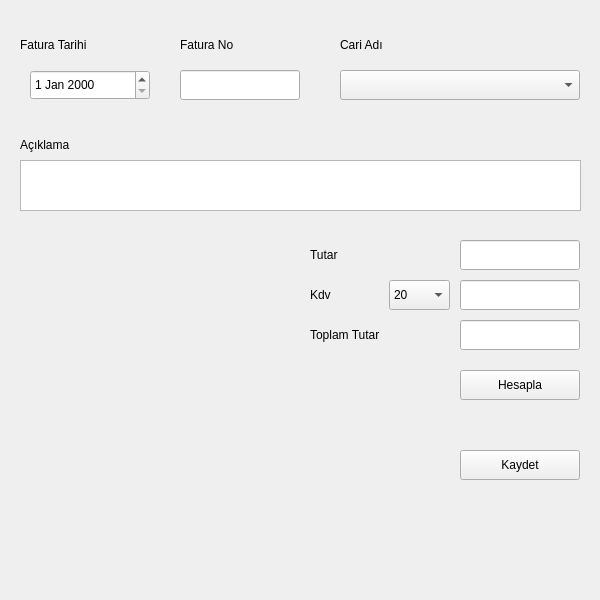
<?xml version="1.0" encoding="UTF-8"?>
<ui version="4.0">
 <class>Form</class>
 <widget class="QWidget" name="Form">
  <property name="geometry">
   <rect>
    <x>0</x>
    <y>0</y>
    <width>600</width>
    <height>600</height>
   </rect>
  </property>
  <property name="windowTitle">
   <string>Form</string>
  </property>
  <widget class="QLabel" name="label">
   <property name="geometry">
    <rect>
     <x>20</x>
     <y>30</y>
     <width>120</width>
     <height>30</height>
    </rect>
   </property>
   <property name="sizePolicy">
    <sizepolicy hsizetype="Preferred" vsizetype="Preferred">
     <horstretch>0</horstretch>
     <verstretch>0</verstretch>
    </sizepolicy>
   </property>
   <property name="text">
    <string>Fatura Tarihi</string>
   </property>
   <property name="alignment">
    <set>Qt::AlignLeading|Qt::AlignLeft|Qt::AlignVCenter</set>
   </property>
  </widget>
  <widget class="QLineEdit" name="lineEditFaturaNo">
   <property name="geometry">
    <rect>
     <x>180</x>
     <y>70</y>
     <width>120</width>
     <height>30</height>
    </rect>
   </property>
  </widget>
  <widget class="QLabel" name="label_2">
   <property name="geometry">
    <rect>
     <x>180</x>
     <y>30</y>
     <width>120</width>
     <height>30</height>
    </rect>
   </property>
   <property name="sizePolicy">
    <sizepolicy hsizetype="Preferred" vsizetype="Preferred">
     <horstretch>0</horstretch>
     <verstretch>0</verstretch>
    </sizepolicy>
   </property>
   <property name="text">
    <string>Fatura No</string>
   </property>
   <property name="alignment">
    <set>Qt::AlignLeading|Qt::AlignLeft|Qt::AlignVCenter</set>
   </property>
  </widget>
  <widget class="QLabel" name="label_3">
   <property name="geometry">
    <rect>
     <x>340</x>
     <y>30</y>
     <width>120</width>
     <height>30</height>
    </rect>
   </property>
   <property name="sizePolicy">
    <sizepolicy hsizetype="Preferred" vsizetype="Preferred">
     <horstretch>0</horstretch>
     <verstretch>0</verstretch>
    </sizepolicy>
   </property>
   <property name="text">
    <string>Cari Adı</string>
   </property>
   <property name="alignment">
    <set>Qt::AlignLeading|Qt::AlignLeft|Qt::AlignVCenter</set>
   </property>
  </widget>
  <widget class="QComboBox" name="comboBox">
   <property name="geometry">
    <rect>
     <x>340</x>
     <y>70</y>
     <width>240</width>
     <height>30</height>
    </rect>
   </property>
  </widget>
  <widget class="QLabel" name="label_4">
   <property name="geometry">
    <rect>
     <x>20</x>
     <y>130</y>
     <width>120</width>
     <height>30</height>
    </rect>
   </property>
   <property name="sizePolicy">
    <sizepolicy hsizetype="Preferred" vsizetype="Preferred">
     <horstretch>0</horstretch>
     <verstretch>0</verstretch>
    </sizepolicy>
   </property>
   <property name="text">
    <string>Açıklama</string>
   </property>
   <property name="alignment">
    <set>Qt::AlignLeading|Qt::AlignLeft|Qt::AlignVCenter</set>
   </property>
  </widget>
  <widget class="QTextEdit" name="textEdit">
   <property name="geometry">
    <rect>
     <x>20</x>
     <y>160</y>
     <width>561</width>
     <height>51</height>
    </rect>
   </property>
  </widget>
  <widget class="QLineEdit" name="lineEditFaturaNo_2">
   <property name="geometry">
    <rect>
     <x>460</x>
     <y>240</y>
     <width>120</width>
     <height>30</height>
    </rect>
   </property>
  </widget>
  <widget class="QLabel" name="label_5">
   <property name="geometry">
    <rect>
     <x>310</x>
     <y>240</y>
     <width>120</width>
     <height>30</height>
    </rect>
   </property>
   <property name="sizePolicy">
    <sizepolicy hsizetype="Preferred" vsizetype="Preferred">
     <horstretch>0</horstretch>
     <verstretch>0</verstretch>
    </sizepolicy>
   </property>
   <property name="text">
    <string>Tutar</string>
   </property>
   <property name="alignment">
    <set>Qt::AlignLeading|Qt::AlignLeft|Qt::AlignVCenter</set>
   </property>
  </widget>
  <widget class="QLineEdit" name="lineEditFaturaNo_3">
   <property name="geometry">
    <rect>
     <x>460</x>
     <y>280</y>
     <width>120</width>
     <height>30</height>
    </rect>
   </property>
  </widget>
  <widget class="QLabel" name="label_6">
   <property name="geometry">
    <rect>
     <x>310</x>
     <y>280</y>
     <width>71</width>
     <height>30</height>
    </rect>
   </property>
   <property name="sizePolicy">
    <sizepolicy hsizetype="Preferred" vsizetype="Preferred">
     <horstretch>0</horstretch>
     <verstretch>0</verstretch>
    </sizepolicy>
   </property>
   <property name="text">
    <string>Kdv</string>
   </property>
   <property name="alignment">
    <set>Qt::AlignLeading|Qt::AlignLeft|Qt::AlignVCenter</set>
   </property>
  </widget>
  <widget class="QLineEdit" name="lineEditFaturaNo_4">
   <property name="geometry">
    <rect>
     <x>460</x>
     <y>320</y>
     <width>120</width>
     <height>30</height>
    </rect>
   </property>
  </widget>
  <widget class="QLabel" name="label_7">
   <property name="geometry">
    <rect>
     <x>310</x>
     <y>320</y>
     <width>120</width>
     <height>30</height>
    </rect>
   </property>
   <property name="sizePolicy">
    <sizepolicy hsizetype="Preferred" vsizetype="Preferred">
     <horstretch>0</horstretch>
     <verstretch>0</verstretch>
    </sizepolicy>
   </property>
   <property name="text">
    <string>Toplam Tutar</string>
   </property>
   <property name="alignment">
    <set>Qt::AlignLeading|Qt::AlignLeft|Qt::AlignVCenter</set>
   </property>
  </widget>
  <widget class="QComboBox" name="comboBox_2">
   <property name="geometry">
    <rect>
     <x>389</x>
     <y>280</y>
     <width>61</width>
     <height>30</height>
    </rect>
   </property>
   <property name="currentIndex">
    <number>4</number>
   </property>
   <item>
    <property name="text">
     <string>1</string>
    </property>
   </item>
   <item>
    <property name="text">
     <string>8</string>
    </property>
   </item>
   <item>
    <property name="text">
     <string>10</string>
    </property>
   </item>
   <item>
    <property name="text">
     <string>18</string>
    </property>
   </item>
   <item>
    <property name="text">
     <string>20</string>
    </property>
   </item>
  </widget>
  <widget class="QPushButton" name="pushButton">
   <property name="geometry">
    <rect>
     <x>460</x>
     <y>450</y>
     <width>120</width>
     <height>30</height>
    </rect>
   </property>
   <property name="text">
    <string>Kaydet</string>
   </property>
  </widget>
  <widget class="QPushButton" name="pushButton_2">
   <property name="geometry">
    <rect>
     <x>460</x>
     <y>370</y>
     <width>120</width>
     <height>30</height>
    </rect>
   </property>
   <property name="text">
    <string>Hesapla</string>
   </property>
  </widget>
  <widget class="QDateEdit" name="dateEdit">
   <property name="geometry">
    <rect>
     <x>30</x>
     <y>70</y>
     <width>120</width>
     <height>30</height>
    </rect>
   </property>
  </widget>
 </widget>
 <resources/>
 <connections/>
</ui>
